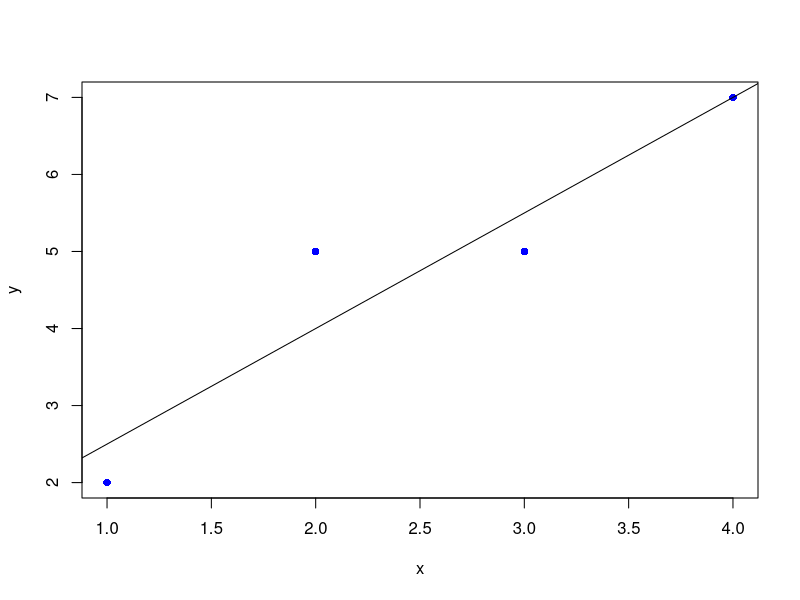

Reproduce this figure in R.
x <- c(1,2,3,4)


y <-c(2,5,5,7)

df <- data.frame(x=x,y=y)
plot(x,y,pch=16,col="blue")

lin_model <- lm(y~x,df)

lin_model
abline(b=1.5,a=1.0)

test <- data.frame(x=c(5,6,7,8),y=0)

predict(lin_model,test)
